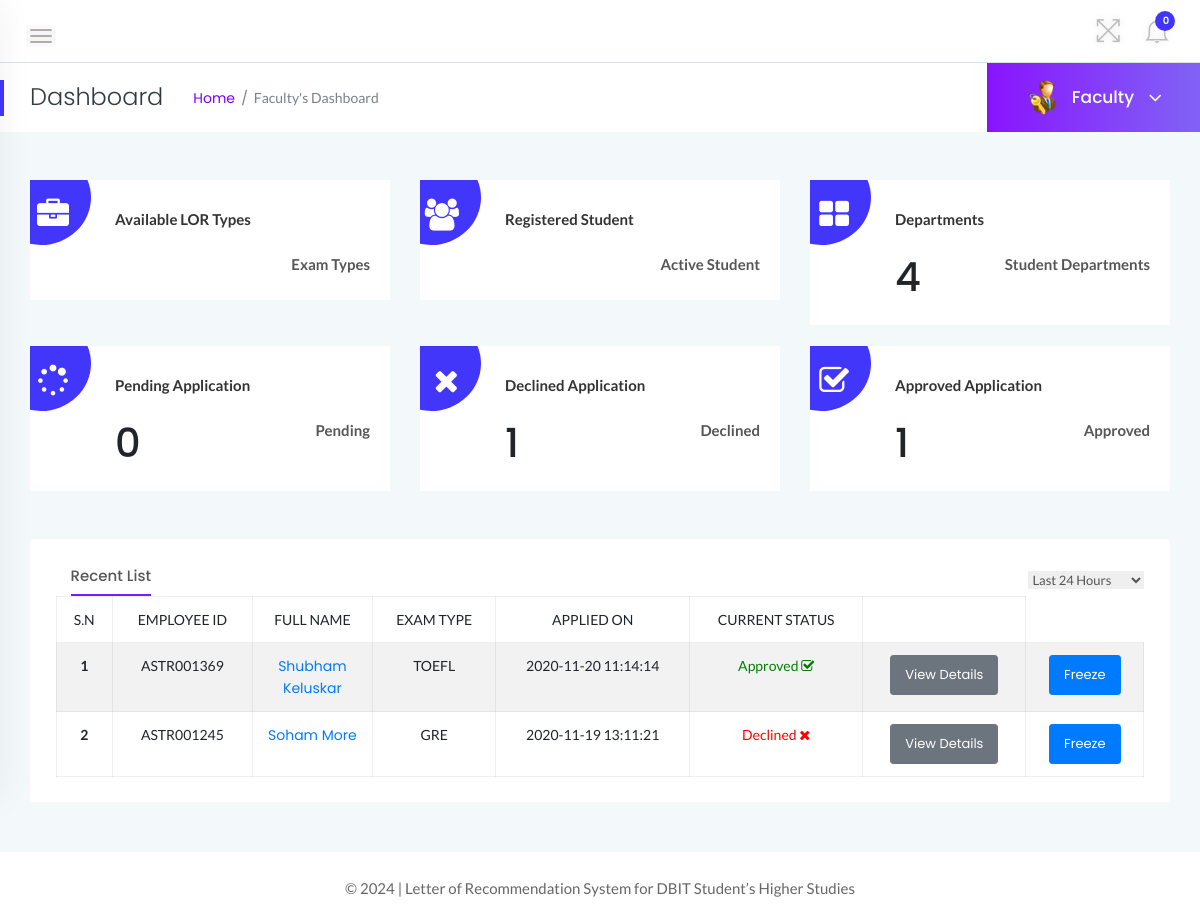
Screenshot of /admin/dashboard.php (signed in) with the database file from the repository.
### tables this page shows
CREATE TABLE `tblleaves` (
  `id` int(11) NOT NULL,
  `LeaveType` varchar(110) NOT NULL,
  `ToDate` varchar(120) NOT NULL,
  `FromDate` varchar(120) NOT NULL,
  `Description` mediumtext NOT NULL,
  `PostingDate` timestamp NOT NULL DEFAULT CURRENT_TIMESTAMP,
  `AdminRemark` mediumtext,
  `AdminRemarkDate` varchar(120) DEFAULT NULL,
  `Status` int(1) NOT NULL,
  `IsRead` int(1) NOT NULL,
  `empid` int(11) DEFAULT NULL
);

CREATE TABLE `tblemployees` (
  `id` int(11) NOT NULL,
  `EmpId` varchar(100) NOT NULL,
  `FirstName` varchar(150) NOT NULL,
  `LastName` varchar(150) NOT NULL,
  `EmailId` varchar(200) NOT NULL,
  `Password` varchar(180) NOT NULL,
  `Gender` varchar(100) NOT NULL,
  `Dob` varchar(100) NOT NULL,
  `Department` varchar(255) NOT NULL,
  `Address` varchar(255) NOT NULL,
  `City` varchar(200) NOT NULL,
  `Country` varchar(150) NOT NULL,
  `Phonenumber` char(11) NOT NULL,
  `Status` int(1) NOT NULL,
  `RegDate` timestamp NOT NULL DEFAULT CURRENT_TIMESTAMP
);

### admin/dashboard.php (the view, shortened to what this page needs)
<?php
    if(strlen($_SESSION['alogin'])==0){
        header('location:index.php');
    } else {
?>
<!doctype html>
<html class="no-js" lang="en">
<head>
    <link rel="stylesheet" href="../assets/css/bootstrap.min.css">
    <link rel="stylesheet" href="../assets/css/font-awesome.min.css">
    <link rel="stylesheet" href="../assets/css/themify-icons.css">
    <link rel="stylesheet" href="../assets/css/metisMenu.css">
    <link rel="stylesheet" href="../assets/css/owl.carousel.min.css">
    <link rel="stylesheet" href="../assets/css/slicknav.min.css">
    <link rel="stylesheet" href="https://www.amcharts.com/lib/3/plugins/export/export.css" type="text/css" media="all" />
    <link rel="stylesheet" href="../assets/css/typography.css">
    <link rel="stylesheet" href="../assets/css/default-css.css">
    <link rel="stylesheet" href="../assets/css/styles.css">
    <link rel="stylesheet" href="../assets/css/responsive.css">
</head>
<body>
    <div class="page-container">
        <div class="main-content">
            <div class="header-area">
                <div class="row align-items-center">
                    <div class="col-md-6 col-sm-8 clearfix">
                        <div class="nav-btn pull-left">
                            <span></span>
                            <span></span>
                            <span></span>
                        </div>
                    </div>
                    <div class="col-md-6 col-sm-4 clearfix">
                        <ul class="notification-area pull-right">
                            <li id="full-view"><i class="ti-fullscreen"></i></li>
                            <?php include '../includes/admin-notification.php'?>
                        </ul>
                    </div>
                </div>
            </div>
            <div class="page-title-area">
                <div class="row align-items-center">
                    <div class="col-sm-6">
                        <div class="breadcrumbs-area clearfix">
                            <h4 class="page-title pull-left">Dashboard</h4>
                            <ul class="breadcrumbs pull-left">
                                <li><a href="dashboard.php">Home</a></li>
                                <li><span>Faculty's Dashboard</span></li>
                            </ul>
                        </div>
                    </div>
                    <div class="col-sm-6 clearfix">
                        <div class="user-profile pull-right">
                            <img class="avatar user-thumb" src="../assets/images/admin.png" alt="avatar">
                            <h4 class="user-name dropdown-toggle" data-toggle="dropdown">Faculty <i class="fa fa-angle-down"></i></h4>
                        </div>
                    </div>
                </div>
            </div>
            <div class="main-content-inner">
                <div class="sales-report-area mt-5 mb-5">
                    <div class="row">
                        <div class="col-md-4">
                            <div class="single-report mb-xs-30">
                                <div class="s-report-inner pr--20 pt--30 mb-3">
                                    <div class="icon"><i class="fa fa-briefcase"></i></div>
                                    <div class="s-report-title d-flex justify-content-between">
                                        <h4 class="header-title mb-0">Available LOR Types</h4>
                                    </div>
                                    <div class="d-flex justify-content-between pb-2">
                                        <span>Exam Types</span>
                                    </div>
                                </div>
                            </div>
                        </div>
                        <div class="col-md-4">
                            <div class="single-report mb-xs-30">
                                <div class="s-report-inner pr--20 pt--30 mb-3">
                                    <div class="icon"><i class="fa fa-users"></i></div>
                                    <div class="s-report-title d-flex justify-content-between">
                                        <h4 class="header-title mb-0">Registered Student</h4>
                                    </div>
                                    <div class="d-flex justify-content-between pb-2">
                                        <span>Active Student</span>
                                    </div>
                                </div>
                            </div>
                        </div>
                        <div class="col-md-4">
                            <div class="single-report">
                                <div class="s-report-inner pr--20 pt--30 mb-3">
                                    <div class="icon"><i class="fa fa-th-large"></i></div>
                                    <div class="s-report-title d-flex justify-content-between">
                                        <h4 class="header-title mb-0">Departments</h4>
                                    </div>
                                    <div class="d-flex justify-content-between pb-2">
                                        <h1><?php include 'counters/dept-counter.php'?></h1>
                                        <span>Student Departments</span>
                                    </div>
                                </div>
                            </div>
                        </div>
                    </div>
                    <br>
                    <div class="row">
                        <div class="col-md-4">
                            <div class="single-report mb-xs-30">
                                <div class="s-report-inner pr--20 pt--30 mb-3">
                                    <div class="icon"><i class="fa fa-spinner"></i></div>
                                    <div class="s-report-title d-flex justify-content-between">
                                        <h4 class="header-title mb-0">Pending Application</h4>
                                    </div>
                                    <div class="d-flex justify-content-between pb-2">
                                        <h1><?php include 'counters/pendingapp-counter.php'?></h1>
                                        <span>Pending</span>
                                    </div>
                                </div>
                            </div>
                        </div>
                        <div class="col-md-4">
                            <div class="single-report mb-xs-30">
                                <div class="s-report-inner pr--20 pt--30 mb-3">
                                    <div class="icon"><i class="fa fa-times"></i></div>
                                    <div class="s-report-title d-flex justify-content-between">
                                        <h4 class="header-title mb-0">Declined Application</h4>
                                    </div>
                                    <div class="d-flex justify-content-between pb-2">
                                        <h1><?php include 'counters/declineapp-counter.php'?></h1>
                                        <span>Declined</span>
                                    </div>
                                </div>
                            </div>
                        </div>
                        <div class="col-md-4">
                            <div class="single-report">
                                <div class="s-report-inner pr--20 pt--30 mb-3">
                                    <div class="icon"><i class="fa fa-check-square-o"></i></div>
                                    <div class="s-report-title d-flex justify-content-between">
                                        <h4 class="header-title mb-0">Approved Application</h4>
                                    </div>
                                    <div class="d-flex justify-content-between pb-2">
                                        <h1><?php include 'counters/approvedapp-counter.php'?></h1>
                                        <span>Approved</span>
                                    </div>
                                </div>
                            </div>
                        </div>
                    </div>
                </div>
                <div class="row">
                    <div class="col-12">
                        <div class="card">
                            <div class="card-body">
							<div class="d-sm-flex justify-content-between align-items-center">
                                    <div class="trd-history-tabs">
                                        <ul class="nav" role="tablist">
                                            <li>
                                                <a class="active" data-toggle="tab" href="dashboard.php" role="tab">Recent List</a>
                                            </li>
                                        </ul>
                                    </div>
                                    <select class="custome-select border-0 pr-3">
                                        <option selected>Last 24 Hours</option>
                                    </select>
                                </div>
                                        <div class="single-table">
                                            <div class="table-responsive">
                                                <table class="table table-hover table-bordered table-striped progress-table text-center">
                                                <thead class="text-uppercase">
                                                <tr>
                                                        <td>S.N</td>
                                                        <td>Employee ID</td>
                                                        <td width="120">Full Name</td>
                                                        <td>Exam Type</td>
                                                        <td>Applied On</td>
                                                        <td>Current Status</td>
                                                        <td></td>
                                                    </tr>
                                                </thead>
                                                <tbody>
                                                <?php
                                                    $sql = "SELECT tblleaves.id as lid,tblemployees.FirstName,tblemployees.LastName,tblemployees.EmpId,tblemployees.id,tblleaves.LeaveType,tblleaves.PostingDate,tblleaves.Status from tblleaves join tblemployees on tblleaves.empid=tblemployees.id order by lid desc limit 7";
                                                    $query = $dbh -> prepare($sql);
                                                    $query->execute();
                                                    $results=$query->fetchAll(PDO::FETCH_OBJ);
                                                    $cnt=1;
                                                    if($query->rowCount() > 0){
                                                    foreach($results as $result)
                                                    {
                                                ?>
<tr class="leave-row" >
                                            <td> <b><?php echo htmlentities($cnt);?></b></td>
                                            <td><?php echo htmlentities($result->EmpId);?></td>
                                            <td><a href="update-employee.php?empid=<?php echo htmlentities($result->id);?>" target="_blank"><?php echo htmlentities($result->FirstName." ".$result->LastName);?></a></td>
                                            <td><?php echo htmlentities($result->LeaveType);?></td>
                                            <td><?php echo htmlentities($result->PostingDate);?></td>
                                            <td><?php $stats=$result->Status;
                                            if($stats==1){
                                             ?>
                                                 <span style="color: green">Approved <i class="fa fa-check-square-o"></i></span>
                                                 <?php } if($stats==2)  { ?>
                                                <span style="color: red">Declined <i class="fa fa-times"></i></span>
                                                 <?php } if($stats==0)  { ?>
                                            <span style="color: blue">Pending <i class="fa fa-spinner"></i></span>
                                            <?php } ?>
                                             </td>
                                            <td><a href="employeeLeave-details.php?leaveid=<?php echo htmlentities($result->lid);?>" class="btn btn-secondary btn-sm">View Details</a></td>
    <td><a href="#" class="btn btn-primary btn-sm freeze-btn">Freeze</a></td>
</tr>
                                                <?php $cnt++;} }?>
                                            </tbody>
                                                </table>
                                            </div>
                                        </div>
                                        </div>
                        </div>
                    </div>
                </div>
                </div>
            </div>
            <?php include '../includes/footer.php' ?>
        </div>
</body>
</html>
<?php } ?>

### rows the page displays
tblleaves: tblemployees.EmpId "ASTR001369", tblemployees.FirstName+LastName "Shubham Keluskar", LeaveType "TOEFL", PostingDate "2020-11-20 11:14:14", Status "Approved"
tblleaves: tblemployees.EmpId "ASTR001245", tblemployees.FirstName+LastName "Soham More", LeaveType "GRE", PostingDate "2020-11-19 13:11:21", Status "Declined"

### other values shown
$unreadcount "0"
$dptcount "4"
$leavtypcount "0"
$leavtypcount "1"
